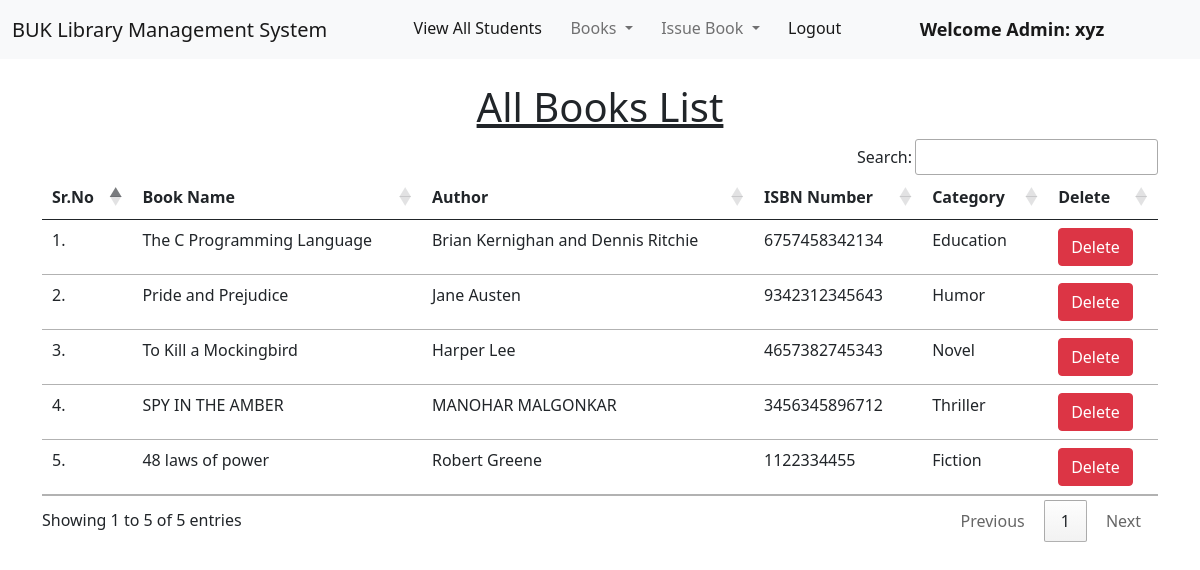
/view_books/ (signed in), run on the app's committed database.
### library/models.py (models this page shows, shortened)
class Book(models.Model):
    name = models.CharField(max_length=200)
    author = models.CharField(max_length=200)
    isbn = models.PositiveIntegerField()
    category = models.CharField(max_length=50)

### library/views.py (the view)
# urls.py: path("view_books/", views.view_books, name="view_books"),
@login_required(login_url = '/admin_login')
def view_books(request):
    books = Book.objects.all()
    return render(request, "view_books.html", {'books':books})

### library/templates/view_books.html (shortened to what this page needs)
{% extends 'admin_navbar.html' %}
{% load static %}
{% block body %}
<div class="container mt-4">
    <h1 class="text-center"><u>All Books List</u></h1>
    <table class="table table-hover" id="example">
        <thead>
            <tr>
                <th>Sr.No</th>
                <th>Book Name</th>
                <th>Author</th>
                <th>ISBN Number</th>
                <th>Category</th>
                <th>Delete</th>
            </tr>
        </thead>
        <tbody>
            {% for book in books %}
            <tr>
                <td>{{forloop.counter}}.</td>
                <td>{{book.name}}</td>
                <td>{{book.author}}</td>
                <td>{{book.isbn}}</td>
                <td>{{book.category}}</td>
                <td><a href="/delete_book/{{book.id}}/" class="btn btn-danger" onclick="return confirm('Are you sure you want to delete this book?')">Delete</a></td>
            </tr>
            {% endfor %}
        </tbody>
    </table>
    </div>
{% endblock %}

### library/templates/admin_navbar.html (shortened to what this page needs)
<!DOCTYPE html>
<html lang="en">
  <head>
    <link
      href="https://cdn.jsdelivr.net/npm/bootstrap@5.1.0/dist/css/bootstrap.min.css"
      rel="stylesheet"
    />
    <link
      rel="stylesheet"
      href="https://cdn.datatables.net/1.10.25/css/jquery.dataTables.min.css"
    />
    <link
      rel="stylesheet"
      href="https://cdn.datatables.net/buttons/1.7.1/css/buttons.dataTables.min.css"
    />
  </head>
  <body>
    <nav class="navbar navbar-expand-lg navbar-light bg-light">
      <div class="container-fluid">
        <a class="navbar-brand" href="#">BUK Library Management System</a>
        <div class="collapse navbar-collapse" id="navbarSupportedContent">
          <ul class="navbar-nav me-auto mb-2 mb-lg-0">
            <li class="nav-item">
              <a
                class="nav-link active"
                aria-current="page"
                href="/view_students/"
                >View All Students</a
              >
            </li>
            <li class="nav-item dropdown">
              <a
                class="nav-link dropdown-toggle"
                href="#"
                id="navbarDropdown"
                role="button"
                data-bs-toggle="dropdown"
                aria-expanded="false"
              >
                Books
              </a>
            </li>
            <li class="nav-item dropdown">
              <a
                class="nav-link dropdown-toggle"
                href="#"
                id="navbarDropdown"
                role="button"
                data-bs-toggle="dropdown"
                aria-expanded="false"
              >
                Issue Book
              </a>
            </li>
            <li class="nav-item">
              <a class="nav-link active" aria-current="page" href="/logout/"
                >Logout</a
              >
            </li>
            <li class="nav-item">
              <a
                style="
                  font-weight: 600;
                  font-family: 'Segoe UI', Tahoma, Geneva, Verdana, sans-serif;
                  font-size: large;
                "
                class="nav-link active"
                href="#"
                >Welcome Admin: {{request.user}}</a
              >
            </li>
          </ul>
        </div>
      </div>
    </nav>
    {% block body %} {% endblock %}
  </body>
</html>

### data on the page
Book: name "The C Programming Language", author "Brian Kernighan and Dennis Ritchie", isbn "6757458342134", category "Education"
Book: name "Pride and Prejudice", author "Jane Austen", isbn "9342312345643", category "Humor"
Book: name "To Kill a Mockingbird", author "Harper Lee", isbn "4657382745343", category "Novel"
Book: name "SPY IN THE AMBER", author "MANOHAR MALGONKAR", isbn "3456345896712", category "Thriller"
Book: name "48 laws of power", author "Robert Greene", isbn "1122334455", category "Fiction"

### other printed values
{{ request.user }} "xyz"
